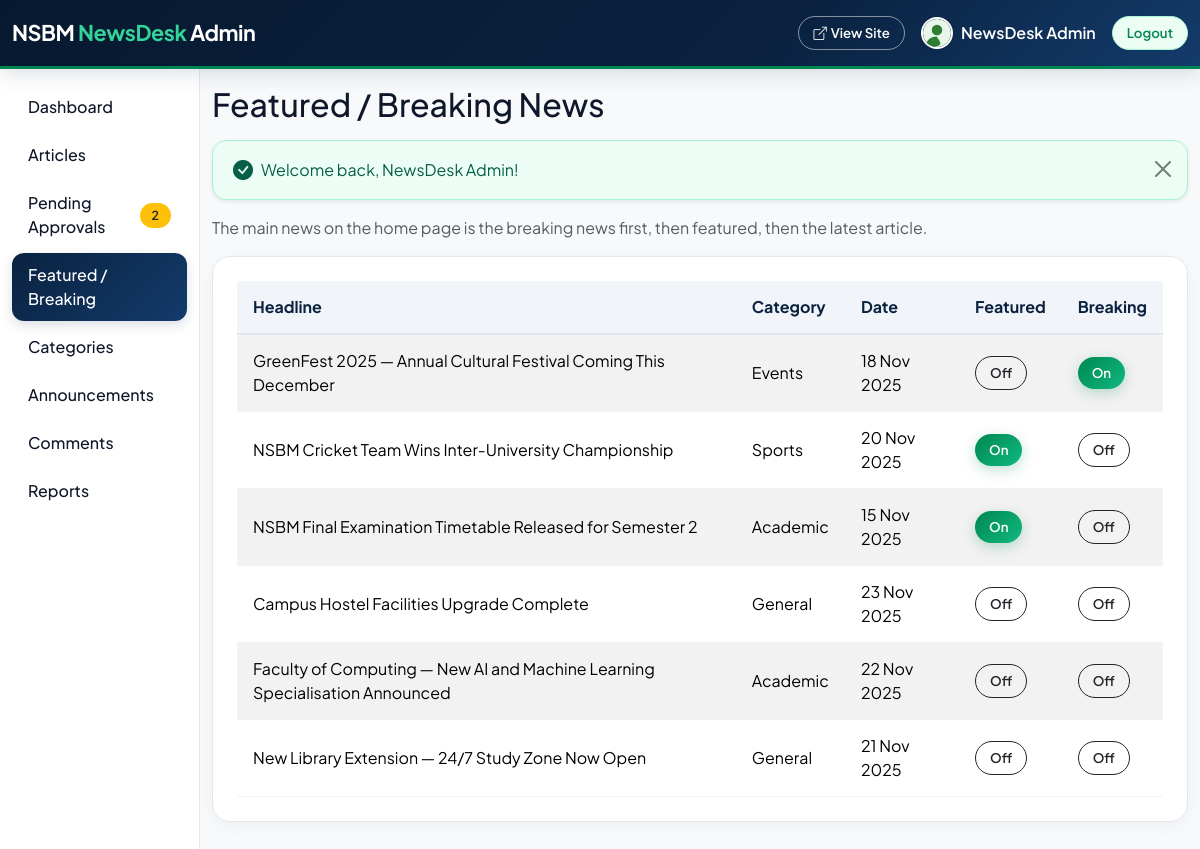
The app's page /admin/featured.php (signed in) with its own data.
### tables this page shows
CREATE TABLE articles (
  id          INT UNSIGNED AUTO_INCREMENT PRIMARY KEY,
  title       VARCHAR(200) NOT NULL,
  body        TEXT NOT NULL,
  image       VARCHAR(255) NULL,
  category_id INT UNSIGNED NOT NULL,
  author_id   INT UNSIGNED NOT NULL,
  status      ENUM('pending','approved','rejected') NOT NULL DEFAULT 'pending',
  is_featured TINYINT(1) NOT NULL DEFAULT 0,
  is_breaking TINYINT(1) NOT NULL DEFAULT 0,
  views       INT UNSIGNED NOT NULL DEFAULT 0,
  created_at  TIMESTAMP NOT NULL DEFAULT CURRENT_TIMESTAMP,
  updated_at  TIMESTAMP NOT NULL DEFAULT CURRENT_TIMESTAMP ON UPDATE CURRENT_TIMESTAMP,
  INDEX idx_status_date (status, created_at),
  CONSTRAINT fk_art_cat  FOREIGN KEY (category_id) REFERENCES categories(id) ON DELETE RESTRICT,
  CONSTRAINT fk_art_user FOREIGN KEY (author_id)   REFERENCES users(id)      ON DELETE CASCADE
);

CREATE TABLE categories (
  id   INT UNSIGNED AUTO_INCREMENT PRIMARY KEY,
  name VARCHAR(60) NOT NULL UNIQUE
);

### includes/auth.php (called while the page is built, shortened)
<?php
function e($text) {
    return htmlspecialchars((string)$text, ENT_QUOTES, 'UTF-8');
}
function fmt_date($date) {
    return date('d M Y', strtotime($date));
}

### admin/featured.php (the view, shortened to what this page needs)
<?php
require_once __DIR__ . '/../includes/auth.php';
require_once __DIR__ . '/../includes/admin_header.php';
require_once __DIR__ . '/../includes/admin_navbar.php';
$rows = $pdo->query("SELECT a.id, a.title, a.is_featured, a.is_breaking, a.created_at, c.name AS cat
                     FROM articles a JOIN categories c ON c.id = a.category_id
                     WHERE a.status = 'approved'
                     ORDER BY a.is_breaking DESC, a.is_featured DESC, a.created_at DESC")->fetchAll();
?>
<p class="text-muted">The main news on the home page is the breaking news first, then featured, then the latest article.</p>
<div class="box table-responsive">
  <table class="table table-striped align-middle mb-0">
    <thead class="table-success">
      <tr><th>Headline</th><th>Category</th><th>Date</th><th>Featured</th><th>Breaking</th></tr>
    </thead>
    <tbody>
      <?php foreach ($rows as $r): ?>
        <tr>
          <td><?= e($r['title']) ?></td>
          <td><?= e($r['cat']) ?></td>
          <td><?= fmt_date($r['created_at']) ?></td>
          <td>
            <form method="post">
              <button class="btn btn-sm <?= $r['is_featured'] ? 'btn-green' : 'btn-outline-dark' ?>"><?= $r['is_featured'] ? 'On' : 'Off' ?></button>
            </form>
          </td>
          <td>
            <form method="post">
              <button class="btn btn-sm <?= $r['is_breaking'] ? 'btn-green' : 'btn-outline-dark' ?>"><?= $r['is_breaking'] ? 'On' : 'Off' ?></button>
            </form>
          </td>
        </tr>
      <?php endforeach; ?>
    </tbody>
  </table>
</div>
<?php require __DIR__ . '/../includes/admin_footer.php'; ?>

### assests/css/style.css (style rules this page uses)
:root { --nsbm-navy: #0a2240; --nsbm-navy-dark: #07192f; --nsbm-navy-light: #133b6b; --nsbm-blue-accent: #2563eb; --green: #008751; --dark-green: #006b40; --light-green: #10b981; --green-mint: #34d399; --green-subtle: #ecfdf5; --bg-page: #f8fafc; --card-bg: #ffffff; --border-color: #e2e8f0; --text-main: #0f172a; --text-muted: #64748b; --bs-success: #008751; --bs-success-rgb: 0, 135, 81; --bs-primary: #0a2240; --bs-primary-rgb: 10, 34, 64; }
body { font-family: 'Plus Jakarta Sans', system-ui, -apple-system, BlinkMacSystemFont, "Segoe UI", Roboto, sans-serif; background-color: var(--bg-page); color: var(--text-main); -webkit-font-smoothing: antialiased; }
.btn { border-radius: 50px; font-weight: 600; padding: 8px 20px; font-size: 0.92rem; transition: all 0.25s cubic-bezier(0.16, 1, 0.3, 1); }
.btn-sm { padding: 6px 14px; font-size: 0.83rem; }
.btn-green { background: linear-gradient(135deg, var(--green) 0%, var(--light-green) 100%); color: #ffffff; border: none; box-shadow: 0 4px 14px rgba(0, 135, 81, 0.25); }
.box { background-color: var(--card-bg); border: 1px solid var(--border-color); border-radius: 18px; padding: 24px; box-shadow: 0 4px 20px rgba(10, 34, 64, 0.04); transition: all 0.3s ease; }
.table { background-color: var(--card-bg); border-collapse: separate; border-spacing: 0; }
.table thead th { background-color: #f1f5f9; color: var(--nsbm-navy); font-weight: 700; border-bottom: 2px solid var(--border-color); padding: 14px 16px; }
.table tbody td { padding: 14px 16px; border-bottom: 1px solid #f1f5f9; vertical-align: middle; }

### records on screen
articles: title "GreenFest 2025 — Annual Cultural Festival Coming This December", category.name "Events", created_at "18 Nov 2025", is_featured "Off", is_breaking "On"
articles: title "NSBM Cricket Team Wins Inter-University Championship", category.name "Sports", created_at "20 Nov 2025", is_featured "On", is_breaking "Off"
articles: title "NSBM Final Examination Timetable Released for Semester 2", category.name "Academic", created_at "15 Nov 2025", is_featured "On", is_breaking "Off"
articles: title "Campus Hostel Facilities Upgrade Complete", category.name "General", created_at "23 Nov 2025", is_featured "Off", is_breaking "Off"
articles: title "Faculty of Computing — New AI and Machine Learning Specialisation Announced", category.name "Academic", created_at "22 Nov 2025", is_featured "Off", is_breaking "Off"
articles: title "New Library Extension — 24/7 Study Zone Now Open", category.name "General", created_at "21 Nov 2025", is_featured "Off", is_breaking "Off"

### other values on screen
user()['name'] "NewsDesk Admin"
$link[1] "Dashboard"
$link[1] "Articles"
$link[1] "Pending Approvals"
$pendingCount "2"
$link[1] "Featured / Breaking"
$link[1] "Categories"
$link[1] "Announcements"
$link[1] "Comments"
$link[1] "Reports"
$adminTitle "Featured / Breaking News"
$f[1] "Welcome back, NewsDesk Admin!"
